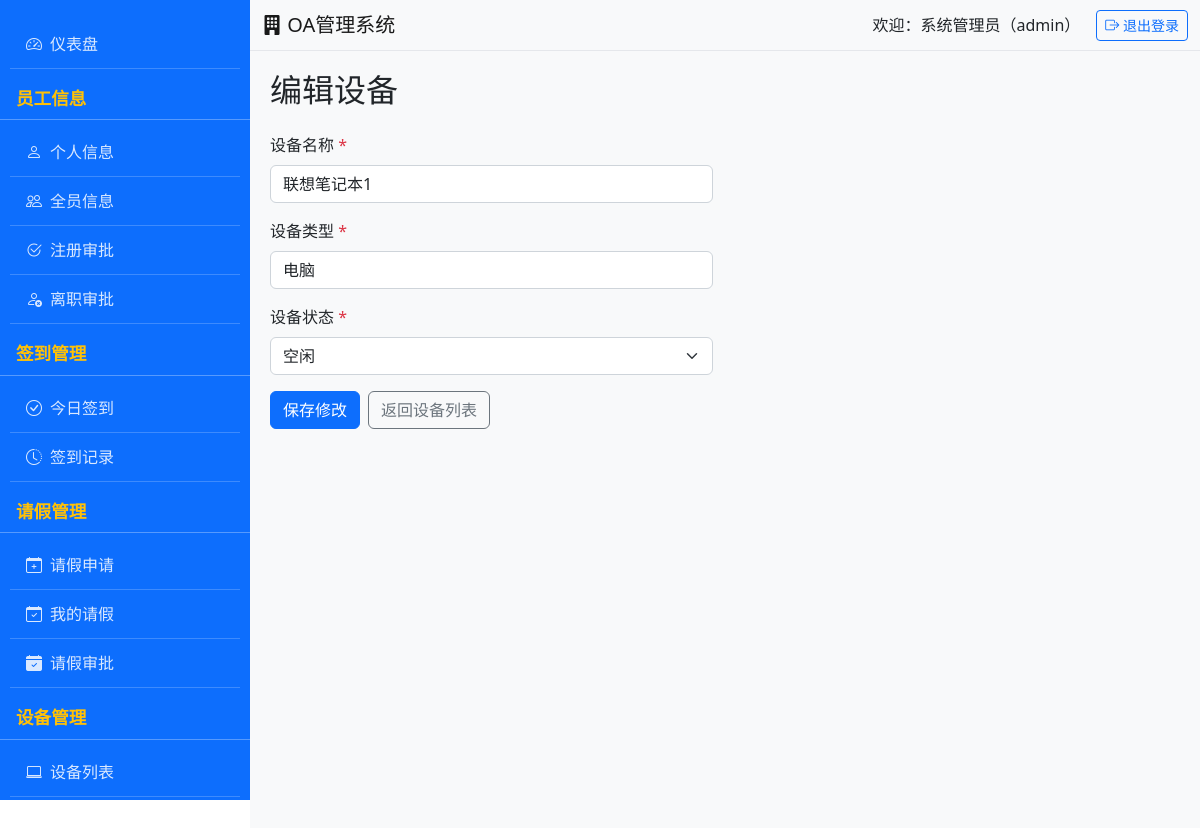
Screenshot of /equipment/edit/1 (signed in) with the database file from the repository.
### app.py (models this page shows)
class Equipment(db.Model):
    __tablename__ = 'equipment'
    id = db.Column(db.Integer, primary_key=True)
    name = db.Column(db.String(100), nullable=False)
    type = db.Column(db.String(50), nullable=False)  # 电脑/打印机/投影仪等
    status = db.Column(db.String(20), nullable=False, default='空闲')  # 空闲/已领用
    user_id = db.Column(db.Integer, db.ForeignKey('user.id'), nullable=True)  # 领用者，可为空
    borrow_time = db.Column(db.DateTime, nullable=True)
    return_time = db.Column(db.DateTime, nullable=True)
    is_active = db.Column(db.Integer, default=1)
    __table_args__ = (
        db.CheckConstraint('(status = "已领用" AND user_id IS NOT NULL) OR (status = "空闲" AND user_id IS NULL)',
                           name='check_equipment_status'),
    )

### app.py (the view)
@app.route('/equipment/edit/<int:equip_id>', methods=['GET', 'POST'])
@admin_required
def equipment_edit(equip_id):
    equip = Equipment.query.get_or_404(equip_id)
    if request.method == 'POST':
        equip.name = request.form.get('name')
        equip.type = request.form.get('type')
        db.session.commit()
        flash('设备信息更新成功', 'success')
        return redirect(url_for('equipment_list'))
    return render_template('equipment/edit.html', equip=equip)

### app.py (called while the page is built)
def login_required(f):
    @wraps(f)
    def decorated_function(*args, **kwargs):
        if 'user_id' not in session:
            flash('请先登录！', 'warning')
            return redirect(url_for('login'))
        return f(*args, **kwargs)
    return decorated_function

def admin_required(f):
    @wraps(f)
    @login_required
    def decorated_function(*args, **kwargs):
        if session.get('role') != 'admin':
            flash('无管理员权限！', 'danger')
            return redirect(url_for('dashboard'))
        return f(*args, **kwargs)
    return decorated_function

### templates/equipment/edit.html (shortened to what this page needs)
{% extends 'base.html' %}
{% block content %}
<div class="row">
    <div class="col-12">
        <h2 class="page-title">编辑设备</h2>
    </div>
</div>
<div class="row mt-3">
    <div class="col-md-8 col-lg-6">
        <form method="post" novalidate>
            <div class="mb-3">
                <label for="name" class="form-label">设备名称 <span class="text-danger">*</span></label>
                <input type="text" class="form-control {% if error %}is-invalid{% endif %}"
                       id="name" name="name" value="{{ equip.name }}"
                       placeholder="请输入设备名称（如：联想笔记本电脑）" required>
            </div>
            <div class="mb-3">
                <label for="type" class="form-label">设备类型 <span class="text-danger">*</span></label>
                <input type="text" class="form-control {% if error %}is-invalid{% endif %}"
                       id="type" name="type" value="{{ equip.type }}"
                       placeholder="请输入设备类型（如：电脑/打印机/投影仪）" required>
            </div>
            <div class="mb-3">
                <label for="status" class="form-label">设备状态 <span class="text-danger">*</span></label>
                <select class="form-select" id="status" name="status" required>
                    <option value="空闲" {% if equip.status == '空闲' %}selected{% endif %}>空闲</option>
                </select>
            </div>
            <div class="d-flex gap-2">
                <button type="submit" class="btn btn-primary">保存修改</button>
                <a href="{{ url_for('equipment_list') }}" class="btn btn-outline-secondary">返回设备列表</a>
            </div>
        </form>
    </div>
</div>
{% endblock %}

### rows the page displays
Equipment: name "联想笔记本1", type "电脑", status "空闲"

### other values shown
{{ session.real_name }} "系统管理员"
{{ session.role }} "admin"
